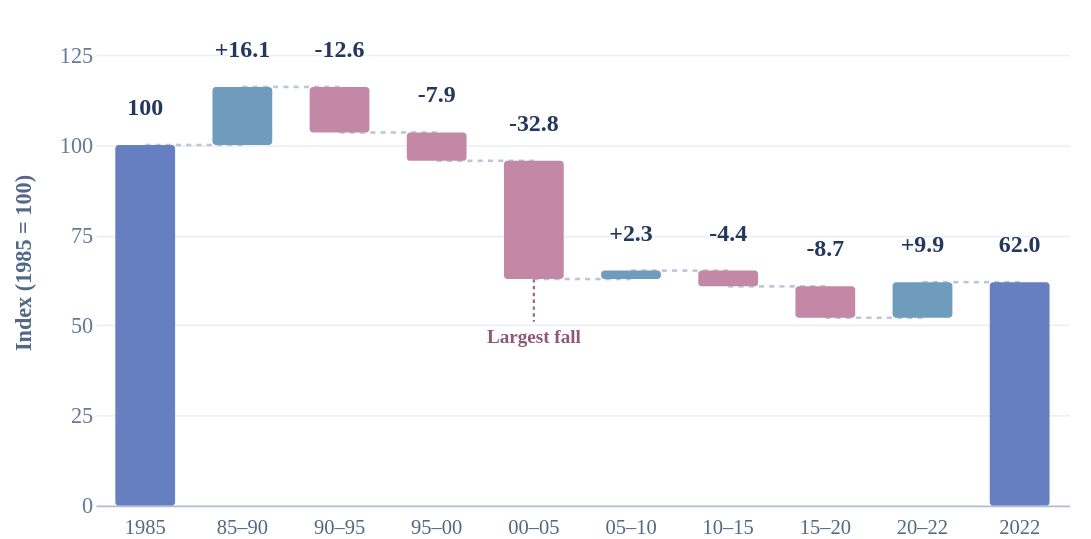

Describe this chart as a Vega-Lite specification.
### Vega-Lite specification from a JSON file in a GitHub repository (floating-point values rounded to 4 significant figures)
{"$schema": "https://vega.github.io/schema/vega-lite/v5.json", "description": "Original waterfall analysis of the Australian Threatened Species Index 2025 mammal data downloaded as Trend CSV. Index normalised to 100 in 1985. Period changes calculated directly from official annual values; not animal counts, no confidence interval shown. Annotation identifies 2000–2005 as the largest drop in the displayed periods.", "background": "#FFFFFF", "width": 570, "height": 285, "data": {"values": [{"step": "1985", "order": 0, "period": "1985 baseline", "kind": "Starting index", "start": 0, "end": 100.0, "lo": 0, "hi": 100.0, "label": "100", "change": 100, "end_index": 100.0, "label_y": 105.5, "fill": "#657FC1", "next_step": "85–90", "connector": 100.0}, {"step": "85–90", "order": 1, "period": "1985–1990", "kind": "Increase", "start": 100.0, "end": 116.1, "lo": 100.0, "hi": 116.1, "label": "+16.1", "change": 16.09, "end_index": 116.1, "label_y": 121.6, "fill": "#6F9BBC", "next_step": "90–95", "connector": 116.1}, {"step": "90–95", "order": 2, "period": "1990–1995", "kind": "Decrease", "start": 116.1, "end": 103.5, "lo": 103.5, "hi": 116.1, "label": "-12.6", "change": -12.62, "end_index": 103.5, "label_y": 121.6, "fill": "#C388A6", "next_step": "95–00", "connector": 103.5}, {"step": "95–00", "order": 3, "period": "1995–2000", "kind": "Decrease", "start": 103.5, "end": 95.61, "lo": 95.61, "hi": 103.5, "label": "-7.9", "change": -7.859, "end_index": 95.61, "label_y": 109.0, "fill": "#C388A6", "next_step": "00–05", "connector": 95.61}, {"step": "00–05", "order": 4, "period": "2000–2005", "kind": "Decrease", "start": 95.61, "end": 62.83, "lo": 62.83, "hi": 95.61, "label": "-32.8", "change": -32.79, "end_index": 62.83, "label_y": 101.1, "fill": "#C388A6", "next_step": "05–10", "connector": 62.83}, {"step": "05–10", "order": 5, "period": "2005–2010", "kind": "Increase", "start": 62.83, "end": 65.17, "lo": 62.83, "hi": 65.17, "label": "+2.3", "change": 2.338, "end_index": 65.17, "label_y": 70.67, "fill": "#6F9BBC", "next_step": "10–15", "connector": 65.17}, {"step": "10–15", "order": 6, "period": "2010–2015", "kind": "Decrease", "start": 65.17, "end": 60.79, "lo": 60.79, "hi": 65.17, "label": "-4.4", "change": -4.374, "end_index": 60.79, "label_y": 70.67, "fill": "#C388A6", "next_step": "15–20", "connector": 60.79}, {"step": "15–20", "order": 7, "period": "2015–2020", "kind": "Decrease", "start": 60.79, "end": 52.08, "lo": 52.08, "hi": 60.79, "label": "-8.7", "change": -8.711, "end_index": 52.08, "label_y": 66.29, "fill": "#C388A6", "next_step": "20–22", "connector": 52.08}, {"step": "20–22", "order": 8, "period": "2020–2022", "kind": "Increase", "start": 52.08, "end": 61.96, "lo": 52.08, "hi": 61.96, "label": "+9.9", "change": 9.882, "end_index": 61.96, "label_y": 67.46, "fill": "#6F9BBC", "next_step": "2022", "connector": 61.96}, {"step": "2022", "order": 9, "period": "2022 ending index", "kind": "Ending index", "start": 0, "end": 61.96, "lo": 0, "hi": 61.96, "label": "62.0", "change": 61.96, "end_index": 61.96, "label_y": 67.46, "fill": "#657FC1"}]}, "encoding": {"x": {"field": "step", "type": "ordinal", "sort": ["1985", "85–90", "90–95", "95–00", "00–05", "05–10", "10–15", "15–20", "20–22", "2022"], "scale": {"paddingInner": 0.2, "paddingOuter": 0.11}, "axis": {"title": null, "labelAngle": 0, "labelColor": "#536984", "labelFont": "DM Sans", "labelFontSize": 12, "labelPadding": 7, "labelLimit": 68, "ticks": false, "domain": true, "labelOverlap": false, "domainColor": "#B1BED3", "domainWidth": 1}}}, "layer": [{"transform": [{"filter": "datum.order < 9"}], "mark": {"type": "rule", "stroke": "#B9C7D9", "strokeDash": [3, 3], "strokeWidth": 1.5}, "encoding": {"x": {"field": "step", "type": "ordinal", "sort": ["1985", "85–90", "90–95", "95–00", "00–05", "05–10", "10–15", "15–20", "20–22", "2022"]}, "x2": {"field": "next_step"}, "y": {"field": "end", "type": "quantitative", "scale": {"domain": [0, 135], "nice": false}, "axis": {"title": "Index (1985 = 100)", "titleColor": "#526885", "titleFont": "DM Sans", "titleFontSize": 13, "titlePadding": 14, "labelColor": "#647A95", "labelFont": "DM Sans", "labelFontSize": 13, "values": [0, 25, 50, 75, 100, 125], "grid": true, "gridColor": "#ECF0F6", "gridWidth": 1, "domain": false, "ticks": false}}}}, {"mark": {"type": "bar", "size": 35, "cornerRadius": 2, "opacity": 1}, "encoding": {"y": {"field": "lo", "type": "quantitative", "scale": {"domain": [0, 135], "nice": false}, "axis": {"title": "Index (1985 = 100)", "titleColor": "#526885", "titleFont": "DM Sans", "titleFontSize": 13, "titlePadding": 14, "labelColor": "#647A95", "labelFont": "DM Sans", "labelFontSize": 13, "values": [0, 25, 50, 75, 100, 125], "grid": true, "gridColor": "#ECF0F6", "gridWidth": 1, "domain": false, "ticks": false}}, "y2": {"field": "hi"}, "color": {"field": "fill", "type": "nominal", "scale": null, "legend": null}, "tooltip": [{"field": "period", "type": "nominal", "title": "Period"}, {"field": "kind", "type": "nominal", "title": "Category"}, {"field": "start", "type": "quantitative", "title": "Starting index", "format": ".1f"}, {"field": "end", "type": "quantitative", "title": "Ending index", "format": ".1f"}, {"field": "change", "type": "quantitative", "title": "Change (index points)", "format": "+.1f"}]}}, {"mark": {"type": "text", "font": "DM Sans", "fontSize": 14, "fontWeight": 800, "baseline": "bottom", "dy": -3, "color": "#24375C"}, "encoding": {"y": {"field": "label_y", "type": "quantitative"}, "text": {"field": "label"}, "tooltip": [{"field": "period", "type": "nominal", "title": "Period"}, {"field": "kind", "type": "nominal", "title": "Category"}, {"field": "start", "type": "quantitative", "title": "Starting index", "format": ".1f"}, {"field": "end", "type": "quantitative", "title": "Ending index", "format": ".1f"}, {"field": "change", "type": "quantitative", "title": "Change (index points)", "format": "+.1f"}]}}, {"transform": [{"filter": "datum.step === '00–05'"}], "mark": {"type": "rule", "stroke": "#9B6482", "strokeWidth": 1.25, "strokeDash": [2, 2]}, "encoding": {"x": {"field": "step", "type": "ordinal"}, "y": {"datum": 62.8, "type": "quantitative"}, "y2": {"datum": 51, "type": "quantitative"}}}, {"transform": [{"filter": "datum.step === '00–05'"}], "mark": {"type": "text", "font": "DM Sans", "fontSize": 11.2, "fontWeight": 800, "align": "center", "baseline": "bottom", "color": "#8F5879"}, "encoding": {"x": {"field": "step", "type": "ordinal"}, "y": {"datum": 44, "type": "quantitative"}, "text": {"datum": "Largest fall"}}}], "config": {"view": {"stroke": null}, "font": "DM Sans", "axis": {"grid": false}}, "padding": {"top": 11, "right": 13, "bottom": 2, "left": 7}}
